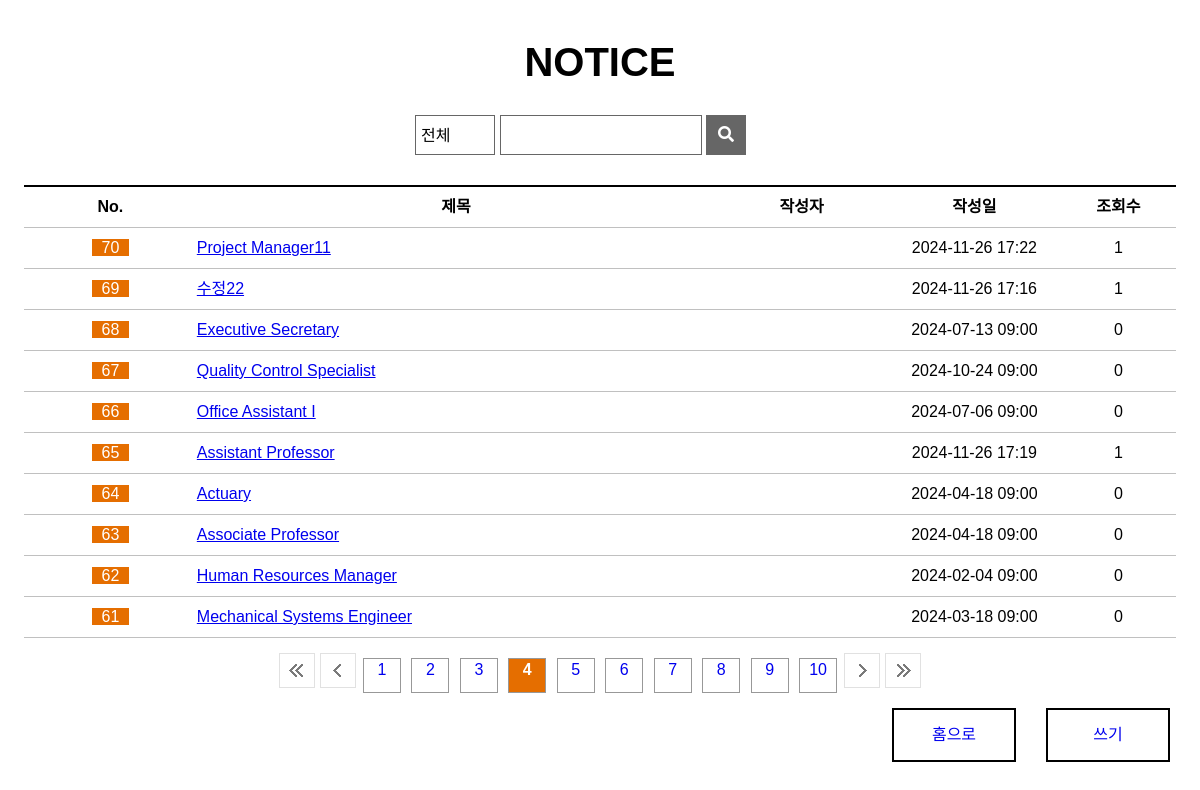
The page /board/blist/?npage=4 on the database as committed earlier.
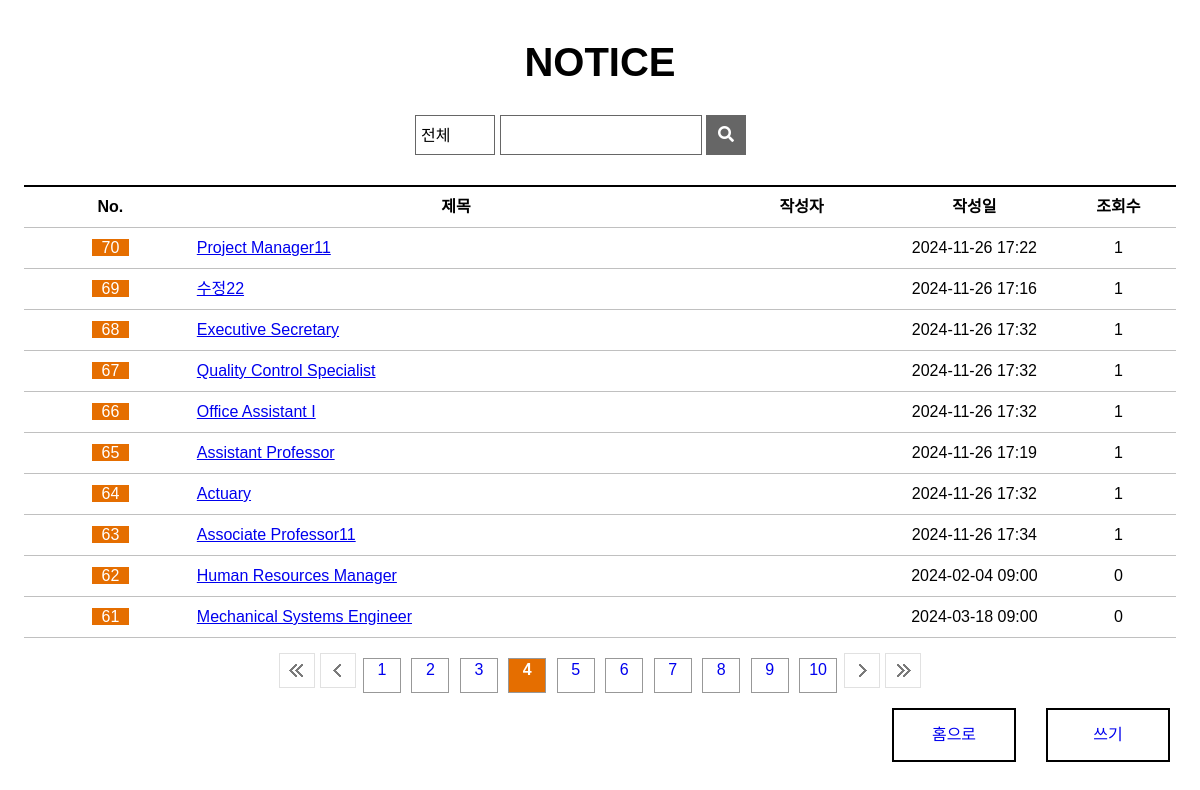
The same page on the database as committed later.
### board/models.py (models this page shows, shortened)
class Board(models.Model):
  bno = models.AutoField(primary_key=True)
  member = models.ForeignKey(Member,on_delete=models.DO_NOTHING, null=True)
  btitle = models.CharField(max_length=1000)
  bcontent = models.TextField()
  bgroup = models.IntegerField(null=True)
  bstep = models.IntegerField(default=0)
  bindent = models.IntegerField(default=0)
  bhit = models.IntegerField(default=0)
  bdate = models.DateTimeField(auto_now=True)
  bfile = models.ImageField(null=True,upload_to='board')

### board/views.py (the view)
# urls.py: path('blist/', views.blist, name='blist'),
def blist(request):   # 게시판페이지 호출
  npage = int(request.GET.get('npage',1))  # 넘어온 현재페이지
  qs = Board.objects.all().order_by('-bgroup','bstep')
  paginator = Paginator(qs,10)  # 중간에 삭제해도 알아서 계산해줌 / 1페이지 10개
  blist = paginator.get_page(npage)
  context = {'blist':blist,'npage':npage}
  return render(request,'blist.html',context)

### board/templates/blist.html (shortened to what this page needs)
{% load static %}
<!DOCTYPE html>
<html>
<head>
  <link rel="stylesheet" href="https://cdnjs.cloudflare.com/ajax/libs/font-awesome/5.12.1/css/all.min.css">
  <link rel="stylesheet" href="{% static '/css/style.css' %}">
  <link rel="stylesheet" href="{% static '/css/notice_list.css' %}">
</head>
<body>
<section>
    <h1>NOTICE</h1>
    <div class="wrapper">
      <form action="/search" name="search" method="post">
        <select name="category" id="category">
          <option value="0">전체</option>
        </select>
        <div class="title">
          <input type="text" size="16">
        </div>
        <button type="submit"><i class="fas fa-search"></i></button>
      </form>
    </div>
    <table>
      <colgroup>
        <col width="15%">
        <col width="45%">
        <col width="15%">
        <col width="15%">
        <col width="10%">
      </colgroup>
      <tr>
        <th>No.</th>
        <th>제목</th>
        <th>작성자</th>
        <th>작성일</th>
        <th>조회수</th>
      </tr>
      {% if blist %}
        {% for board in blist %}
          <tr>
            <td><span class="table-notice">{{board.bno}}</span></td>
            <td class="table-title">
            <a href="/board/bview/{{board.bno}}/?npage={{npage}}">
                {{board.btitle}}
            </a>
            </td>
            <td>{{board.nicName}}</td>
            <td>{{board.bdate|date:'Y-m-d H:i'}}</td>
            <td>{{board.bhit}}</td>
          </tr>
        {% endfor %}
      {% else %}
      <tr>
        <td colspan='5'>데이터가 없습니다.</td>
      </tr>
      {% endif %}
    </table>
    <ul class="page-num">
      {% if blist.has_previous %}
      <a href="/board/blist/?npage=1"><li class="first"></li></a>
      <a href="/board/blist/?npage={{blist.previous_page_number}}"><li class="prev"></li></a>
      {% else %}
      <li class="first"></li>
      <li class="prev"></li>
      {% endif %}
      {% for page in blist.paginator.page_range %}
      {% if page != npage %}
        <a href="/board/blist/?npage={{page}}"><li class="num"><div>{{page}}</div></li></a>
      {% else %}
        <li class="num on"><div>{{page}}</div></li>
      {% endif %}
      {% endfor %}
      {% if blist.has_next %}
      <a href="/board/blist/?npage={{blist.next_page_number}}"><li class="next"></li></a>
      <a href="/board/blist/?npage={{blist.paginator.num_pages}}"><li class="last"></li></a>
      {% else %}
      <li class="next"></li>
      <li class="last"></li>
      {% endif %}
    </ul>
    <a href="/board/bwrite/"><div class="write">쓰기</div></a>
    <a href="/"><div class="write">홈으로</div></a>
  </section>
</body>
</html>

### static/css/style.css (style rules this page uses)
*, body { margin: 0; padding: 0; font-family: 'Noto Sans KR', sans-serif; font-size: 16px; }
li { display: inline-block; padding-right: 5px; font-size: 13px; }
.wrapper { width: 1200px; margin: auto; }

### static/css/notice_list.css (style rules this page uses)
section { text-align: center; }
h1 { margin-top: 40px; margin-bottom: 50px; font-size: 40px; }
.wrapper { position: relative; }
select { position: absolute; top: 50%; left: 50%; width: 80px; height: 40px; margin-left: -185px; margin-top: -20px; padding: 5px; border: 1px solid #666666; font-family: inherit; background: url(https://www.midashotel.co.kr/Midas_common/images/homepage/board/search-box-select.png) no-repeat 95% 50%; -webkit-appearance: none; -moz-appearance: none; appearance: none; }
form > div { position: absolute; top: 50%; left: 50%; width: 200px; height: 38px; margin-left: -100px; margin-top: -20px; display: inline-block; border: 1px solid #666666; }
input { position: relative; top: 4px; left: 2px; border: none; font-size: 16px; }
button { position: absolute; top: 50%; left: 50%; width: 40px; height: 40px; margin-left: 106px; margin-top: -20px; background: #666666; color: white; border: none; }
table { width: 96%; margin-top: 100px; margin-left: auto; margin-right: auto; line-height: 40px; }
.table-notice { background-color: #e56e00; color: white; padding-left: 10px; padding-right: 10px; }
.table-title { text-align: left; }
table { border-collapse: collapse; }
th { border: 1px solid silver; border-top: 2px solid black; }
td { border: 1px solid silver; }
th, td { border-left: hidden; border-right: hidden; }
.page-num { margin-top: 15px; }
.page-num li { width: 36px; height: 35px; padding: 0; }
.first { background: url(/static/images/paging_first.png) no-repeat; }
.prev { background: url(/static/images/paging_prev.png) no-repeat; }
.num { position: relative; top: -15px; height: 33px !important; margin-left: 3px; margin-right: 3px; border: 1px #989898 solid; }
.on { background-color: #e56e00; color: white; font-weight: 700; }
.num > div { position: relative; top: 2px; }
.next { background: url(/static/images/paging_next.png) no-repeat; }
.last { background: url(/static/images/paging_last.png) no-repeat; }
.write { float: right; width: 120px; height: 50px; line-height: 50px; margin: 0 30px 50px 0; border: 2px black solid; }

Rows that differ between the two databases and show on the page:
changed Board "Executive Secretary": bdate "2024-07-13 09:00" → "2024-11-26 17:32"; bhit "0" → "1"
changed Board "Quality Control Specialist": bdate "2024-10-24 09:00" → "2024-11-26 17:32"; bhit "0" → "1"
changed Board "Office Assistant I": bdate "2024-07-06 09:00" → "2024-11-26 17:32"; bhit "0" → "1"
changed Board "Actuary": bdate "2024-04-18 09:00" → "2024-11-26 17:32"; bhit "0" → "1"
changed Board id 63: btitle "Associate Professor" → "Associate Professor11"; bdate "2024-04-18 09:00" → "2024-11-26 17:34"; bhit "0" → "1"
